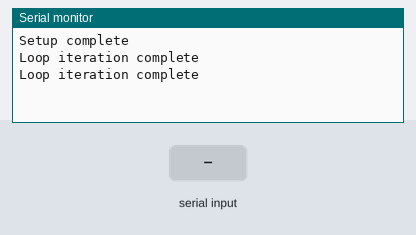
Simulated run of this sketch. Board: Arduino Uno, built with avr-gcc and run on an emulated ATmega328P. Parts: the last lines printed to the serial monitor. Inputs (shaded band) come from the test bench.

Above: at 2.8 s.
2.9 s: "1" received over the second serial link
At 3.5 s:
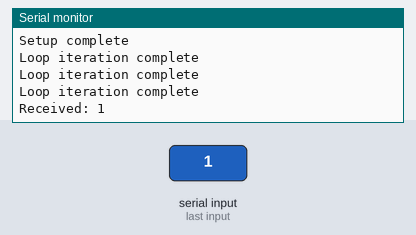
4.5 s: "0" received over the second serial link
At 5.8 s:
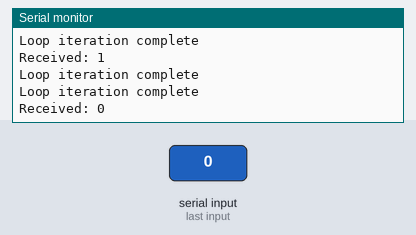
6.0 s: "2" received over the second serial link
At 6.8 s:
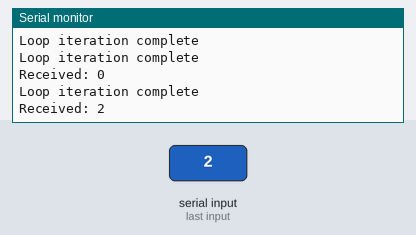

The sketch:

sketch_jan08b.ino
```cpp
#include <SoftwareSerial.h>

SoftwareSerial co2Serial(2, 3); // RX, TX pins

void setup() {
  Serial.begin(9600);
  co2Serial.begin(9600); // Change the baud rate according to your sensor's specifications

  Serial.println("Setup complete");
}

void loop() {
  while (co2Serial.available() > 0) {
    // Read the incoming byte
    char incomingByte = co2Serial.read();
    Serial.print("Received: ");
    Serial.println(incomingByte);
  }

  delay(1000);
  Serial.println("Loop iteration complete");
}
```

Measured:
- after the input at 2.9 s, the serial monitor: prints a new line after 0.13 s (image 1)
- after the input at 4.5 s, the serial monitor: prints a new line after 0.53 s (image 2)
- after the input at 6.0 s, the serial monitor: prints a new line at once (image 3)
